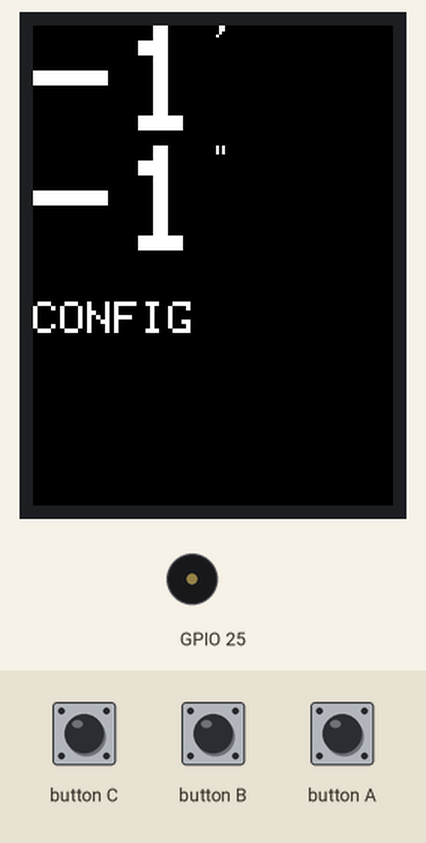
A sketch run on a simulated ESP32. Parts: 240×320 colour display, buzzer (waves = sounding). Inputs (shaded band) come from the test bench. EEPROM starts erased.

Above: at 1.4 s.
1.5 s: button A pressed for 0.15 s
At 2.8 s:
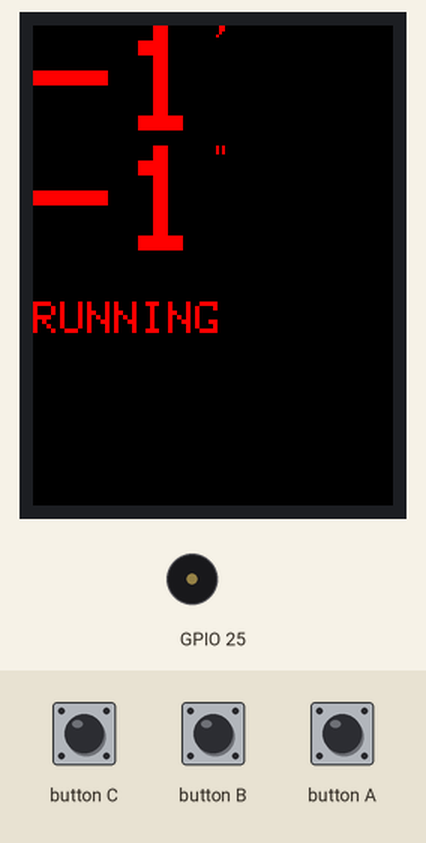
4.6 s: button B pressed for 1 s
At 7.1 s:
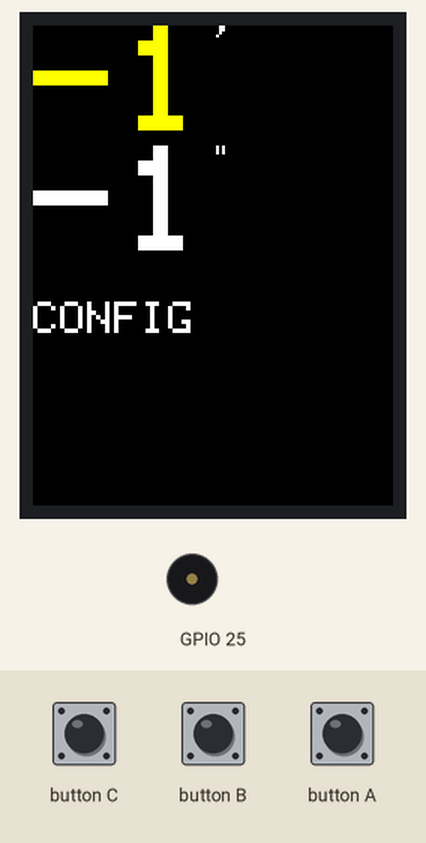
7.4 s: button B pressed for 0.15 s
At 8.7 s:
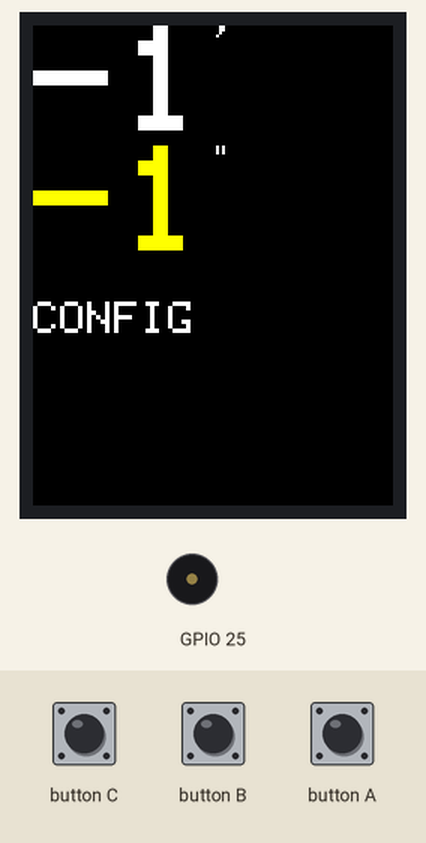
9.3 s: button A pressed for 1 s
At 11.6 s:
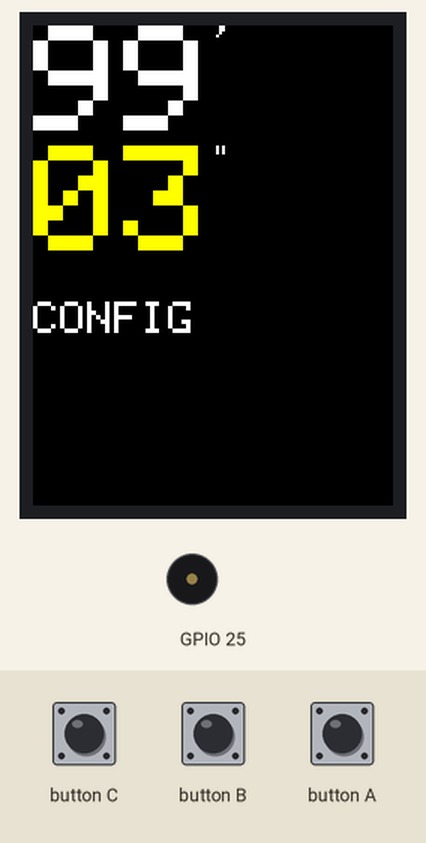
Timing chart, 0 to 12.8 s (numbered marks = the images above; inputs shaded):
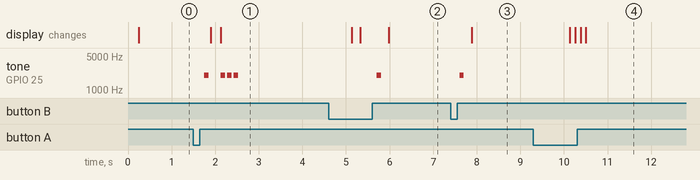

The sketch:

timer.ino
```cpp
#include <EEPROM.h>
#include <M5Unified.h>

// Timer state
enum class State {
    Config,
    Running,
    Stop
};
static State state;

// Count in ms
static int count;
constexpr int SCALE_SEC = 1000;

// Start of elapsed count
static unsigned long prev_ms;
// Sum of elapsed count
static int sum_elapsed_ms;

// Duration
static int duration;
constexpr int MAX_DURATION = ((99 * 60 + 59) * SCALE_SEC);

// Button state
enum class ButtonState {
    None,
    Pressed,
    Holding
};

// Duration selector
enum class Selector {
    None,
    Min,
    Sec
};
static Selector selector;

// Configuration saved address on EEPROM
constexpr int EEPROM_SAVE_ADDR = 0;

// Time (min/sec)
struct DispTime {
    int min;
    int sec;
};

// Displayed time
static DispTime disp_time = { 0, 0 };
// Configured time
static DispTime cfg_time = { 0, 0 };

// Checker of no operation time
static unsigned long nop_start_time;
static bool nop_started;

int cvt_to_duration(const DispTime cfg) {
    return ((cfg.min * 60) + cfg.sec) * SCALE_SEC;
}

void setup() {
    auto cfg = M5.config();
    M5.begin(cfg);

    // Initialization
    M5.Lcd.fillScreen(BLACK);
    M5.Lcd.setTextColor(WHITE, BLACK);
    M5.Lcd.setRotation(0);
    state = State::Config;
    selector = Selector::None;

    // Load saved configuration
    EEPROM.begin(sizeof(DispTime));
    EEPROM.get(EEPROM_SAVE_ADDR, cfg_time);
    duration = cvt_to_duration(cfg_time);

    nop_start_time = millis();
    nop_started = false;
}

void switch_state(const State next_state) {
    switch (next_state) {
        case State::Running:
            if (state == State::Config) {
                count = duration;
                disp_time = cfg_time;
                sum_elapsed_ms = 0;
            }

            prev_ms = millis();
            state = State::Running;
            break;
        case State::Stop:
            state = State::Stop;
            break;
        default: // State::Config
            state = State::Config;
            nop_start_time = millis();
            nop_started = false;
            break;
    }

    M5.Lcd.fillScreen(BLACK);
}

void print_time() {
    int fg_color = WHITE;

    // Change fg color
    if (state != State::Config) {
        if (count <= (5 * SCALE_SEC)) {
            // Remaining 5 sec: print by red
            fg_color = RED;
        } else if (count <= (10 * SCALE_SEC)) {
            // Remaining 10 sec: print by yellow
            fg_color = YELLOW;
        }
    }

    M5.Lcd.setCursor(0, 0);
    M5.Lcd.setTextColor(fg_color, BLACK);

    DispTime *t = (state == State::Config) ? &cfg_time : &disp_time;

    // Minutes
    M5.Lcd.setTextSize(10);
    if ((state == State::Config) && (selector == Selector::Min)) {
        // Selected on configuration
        M5.Lcd.setTextColor(YELLOW, BLACK);
    }
    M5.Lcd.printf("%02d", t->min);
    M5.Lcd.setTextSize(2);
    M5.Lcd.setTextColor(fg_color, BLACK);
    M5.Lcd.print("'");

    // Seconds
    M5.Lcd.setTextSize(10);
    if ((state == State::Config) && (selector == Selector::Sec)) {
        // Selected on configuration
        M5.Lcd.setTextColor(YELLOW, BLACK);
    }
    M5.Lcd.printf("\n%02d", t->sec);
    M5.Lcd.setTextSize(2);
    M5.Lcd.setTextColor(fg_color, BLACK);
    M5.Lcd.print("\"");
}

void print_state() {
    M5.Lcd.setTextSize(10);
    M5.Lcd.println();
    M5.Lcd.setTextSize(3);
    if (state == State::Running) {
        M5.Lcd.print("\nRUNNING");
    } else if (state == State::Stop) {
        M5.Lcd.print("\nSTOP");
    } else {
        M5.Lcd.print("\nCONFIG");
    }
}

void change_duration(const int inc_val) {
    int *selected = (selector == Selector::Sec) ? &(cfg_time.sec)
                                                : &(cfg_time.min);
    if (inc_val > 0) {
        (*selected)++;
    } else if (inc_val < 0) {
        (*selected)--;
    }

    // Rotate seconds
    if (cfg_time.sec > 59) {
        cfg_time.sec = 0;
    } else if (cfg_time.sec < 0) {
        cfg_time.sec = 59;
    }
    // Rotate minutes
    if (cfg_time.min > 99) {
        cfg_time.min = 0;
    } else if (cfg_time.min < 0) {
        cfg_time.min = 99;
    }

    duration = cvt_to_duration(cfg_time);
}

void reset_config() {
    cfg_time.min = 0;
    cfg_time.sec = 0;
}

void beep(const int time) {
    constexpr int MS = 100;
    constexpr int DURATION = 100;
    constexpr int INTERVAL = 50;

    for (int i = 0; i < time; i++) {
        M5.Speaker.tone(2000, MS, 0, false);
        delay(DURATION + INTERVAL);
    }
}

void proc_time(const unsigned long start_ms, const unsigned long end_ms) {
    int elapsed = (int)(end_ms - start_ms);
    count -= elapsed;
    sum_elapsed_ms += elapsed;

    if (sum_elapsed_ms >= SCALE_SEC) {
        disp_time.sec--;

        if (disp_time.sec < 0) {
            disp_time.sec = 59;
            disp_time.min--;
        }
        if (disp_time.min < 0) {
            disp_time.min = 0;
        }

        sum_elapsed_ms = (sum_elapsed_ms - SCALE_SEC);
    }
}

void finish_timer() {
    count = 0;

    // Print zero
    print_time();
    print_state();

    beep(3);

    // Wait 3 sec (wait 150 ms per beep)
    delay(3000 - (150 * 3));
}

bool is_btn_a_pressed() {
    static bool prev_pressed = false;
    static bool pressed = false;

    pressed = M5.BtnA.isPressed();

    // Detect the change: (released -> pressed)
    bool detected = (!prev_pressed && pressed);
    prev_pressed = pressed;

    return detected;
}

ButtonState get_btn_a_state() {
    constexpr int HOLD_DURATION = SCALE_SEC / 2; // 500 ms
    static bool pressed = false;
    static unsigned long btn_a_press_start = 0;

    unsigned long now;
    if (M5.BtnA.isPressed()) {
        if (!pressed) {
            btn_a_press_start = millis();
            pressed = true;
        }

        now = millis();

        if ((now - btn_a_press_start) > HOLD_DURATION) {
            return ButtonState::Holding;
        }
    } else {
        if (pressed) {
            pressed = false;
            return ButtonState::Pressed;
        }
    }

    return ButtonState::None;
}

ButtonState get_btn_b_state() {
    constexpr int HOLD_DURATION = SCALE_SEC / 2; // 500 ms
    static bool pressed = false;
    static unsigned long btn_b_press_start = 0;

    unsigned long now;
    if (M5.BtnB.isPressed()) {
        if (!pressed) {
            btn_b_press_start = millis();
            pressed = true;
        }

        now = millis();

        if ((now - btn_b_press_start) > HOLD_DURATION) {
            return ButtonState::Holding;
        }
    } else {
        if (pressed) {
            pressed = false;
            return ButtonState::Pressed;
        }
    }

    return ButtonState::None;
}

void run() {
    unsigned long now_ms = millis();
    proc_time(prev_ms, now_ms);

    print_time();
    print_state();

    if (is_btn_a_pressed()) {
        beep(1);
        switch_state(State::Stop);
        return;
    }

    if (count <= 0) {
        finish_timer();
        switch_state(State::Config);
    }

    prev_ms = now_ms;
}

void stop() {
    print_time();
    print_state();

    if (is_btn_a_pressed()) {
        beep(1);
        switch_state(State::Running);
        return;
    }

    if (get_btn_b_state() == ButtonState::Pressed) {
        beep(2);
        switch_state(State::Config);
        return;
    }
}

void save_config() {
    EEPROM.put(EEPROM_SAVE_ADDR, cfg_time);
    EEPROM.commit();
}

void configure() {
    static bool btn_b_holding = false;

    print_time();
    print_state();

    auto btn_a_state = get_btn_a_state();
    if (btn_a_state == ButtonState::Pressed) {
        if (selector == Selector::None) {
            beep(1);
            switch_state(State::Running);
            return;
        } else {
            change_duration(1);
        }
    } else if (btn_a_state == ButtonState::Holding) {
        if (selector != Selector::None) {
            change_duration(1);
        }
    }

    auto btn_b_state = get_btn_b_state();
    if (btn_b_state == ButtonState::Pressed) {
        if (!btn_b_holding) {
            selector = (selector == Selector::None) ? Selector::Min :
                       (selector == Selector::Min) ? Selector::Sec :
                       Selector::None;

            if (selector == Selector::None) {
                beep(2);
                save_config();
            } else {
                beep(1);
            }
        }
    } else if (btn_b_state == ButtonState::Holding) {
        if (!btn_b_holding) {
            beep(2);

            if (selector == Selector::Min) {
                cfg_time.min = 0;
            } else if (selector == Selector::Sec) {
                cfg_time.sec = 0;
            } else {
                reset_config();
            }

            save_config();
            btn_b_holding = true;
        }
    } else { // ButtonState::NONE
        btn_b_holding = false;
    }

    // Check no operation time
    if ((btn_a_state == ButtonState::None) && (btn_b_state == ButtonState::None)) {
        if (nop_started) {
            auto now = millis();
            // When no operation time continues, power off automatically
            constexpr unsigned long TIMEOUT = 3 * 60 * SCALE_SEC;
            if ((now - nop_start_time) > TIMEOUT) {
                M5.Power.powerOff();
            }
        } else {
            nop_start_time = millis();
            nop_started = true;
        }
    } else {
        nop_started = false;
    }
}

void loop() {
    M5.update();

    if (state == State::Running) {
        run();
    } else if (state == State::Stop) {
        stop();
    } else { // State::Config
        configure();
    }

    delay(100);
}
```

Measured:
- after the input at 1.5 s, tone on GPIO 25: plays 2000 Hz for 0.10 s, 2000 Hz for 0.10 s, 2000 Hz for 0.10 s, 2000 Hz for 0.10 s, starting after 0.25 s; the display: first changes after 0.40 s (image 1 shows a later state)
- after the input at 4.6 s, tone on GPIO 25: silent → 2000 Hz after 1.1 s, → silent 0.10 s later
- after the input at 7.4 s, tone on GPIO 25: silent → 2000 Hz after 0.21 s, → silent 0.10 s later; the display: changes after 0.48 s (image 3)
- after the input at 9.3 s, the display: first changes after 0.83 s (image 4 shows a later state)
